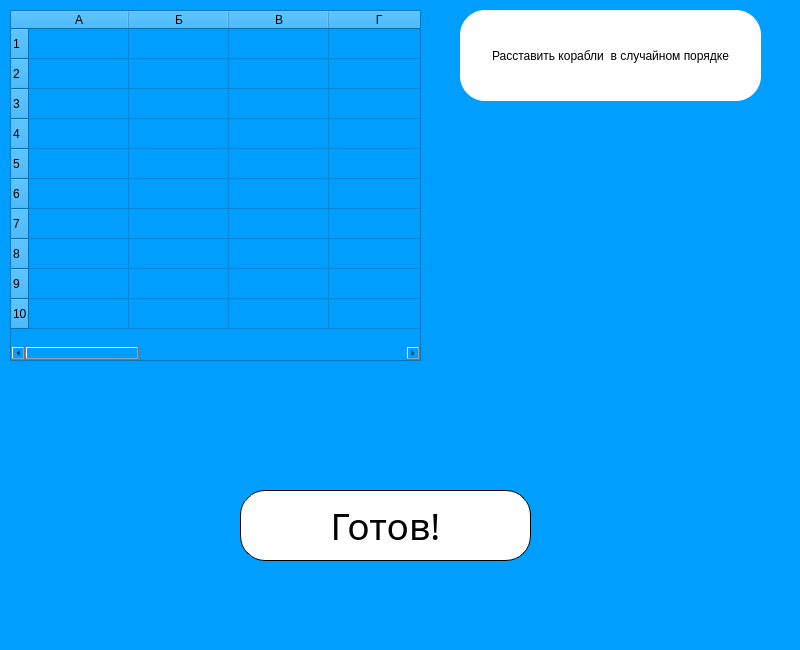
<?xml version="1.0" encoding="UTF-8"?>
<ui version="4.0">
 <class>MainWindow</class>
 <widget class="QMainWindow" name="MainWindow">
  <property name="geometry">
   <rect>
    <x>0</x>
    <y>0</y>
    <width>800</width>
    <height>650</height>
   </rect>
  </property>
  <property name="font">
   <font>
    <family>Ravie</family>
   </font>
  </property>
  <property name="windowTitle">
   <string>Battle Ships</string>
  </property>
  <property name="styleSheet">
   <string notr="true">background-color: #008bd0</string>
  </property>
  <widget class="QWidget" name="centralwidget">
   <widget class="QWidget" name="widget" native="true">
    <property name="geometry">
     <rect>
      <x>0</x>
      <y>0</y>
      <width>800</width>
      <height>650</height>
     </rect>
    </property>
    <widget class="QPushButton" name="PB_TG">
     <property name="geometry">
      <rect>
       <x>10</x>
       <y>20</y>
       <width>70</width>
       <height>70</height>
      </rect>
     </property>
     <property name="font">
      <font>
       <family>MS Sans Serif</family>
       <pointsize>52</pointsize>
       <bold>true</bold>
      </font>
     </property>
     <property name="styleSheet">
      <string notr="true">image: url(:/icon/icons/1-20-2048x2011.png);

background-color: rgb(255, 255, 255);
border-radius: 35px;</string>
     </property>
     <property name="text">
      <string/>
     </property>
     <property name="iconSize">
      <size>
       <width>32</width>
       <height>32</height>
      </size>
     </property>
    </widget>
    <widget class="QPushButton" name="PB_Rules">
     <property name="geometry">
      <rect>
       <x>200</x>
       <y>350</y>
       <width>400</width>
       <height>100</height>
      </rect>
     </property>
     <property name="font">
      <font>
       <family>MS Sans Serif</family>
       <pointsize>52</pointsize>
       <bold>true</bold>
      </font>
     </property>
     <property name="styleSheet">
      <string notr="true">

background-color: rgb(255, 255, 255);
border-radius: 25px;</string>
     </property>
     <property name="text">
      <string>Правила</string>
     </property>
     <property name="iconSize">
      <size>
       <width>32</width>
       <height>32</height>
      </size>
     </property>
    </widget>
    <widget class="QPushButton" name="PB_Play">
     <property name="geometry">
      <rect>
       <x>200</x>
       <y>200</y>
       <width>400</width>
       <height>100</height>
      </rect>
     </property>
     <property name="minimumSize">
      <size>
       <width>400</width>
       <height>0</height>
      </size>
     </property>
     <property name="maximumSize">
      <size>
       <width>400</width>
       <height>16777215</height>
      </size>
     </property>
     <property name="font">
      <font>
       <family>MS Sans Serif</family>
       <pointsize>52</pointsize>
       <bold>true</bold>
      </font>
     </property>
     <property name="styleSheet">
      <string notr="true">

background-color: rgb(255, 255, 255);
border-radius: 25px;</string>
     </property>
     <property name="text">
      <string>Играть</string>
     </property>
     <property name="iconSize">
      <size>
       <width>32</width>
       <height>32</height>
      </size>
     </property>
    </widget>
   </widget>
   <widget class="QWidget" name="widget_2" native="true">
    <property name="geometry">
     <rect>
      <x>0</x>
      <y>0</y>
      <width>800</width>
      <height>650</height>
     </rect>
    </property>
    <property name="font">
     <font>
      <family>Script</family>
     </font>
    </property>
    <property name="styleSheet">
     <string notr="true">background-color:#009eff;</string>
    </property>
    <widget class="QPushButton" name="Random_pos_ships">
     <property name="geometry">
      <rect>
       <x>460</x>
       <y>10</y>
       <width>301</width>
       <height>91</height>
      </rect>
     </property>
     <property name="font">
      <font>
       <family>MS Sans Serif</family>
       <pointsize>9</pointsize>
       <italic>false</italic>
       <bold>false</bold>
      </font>
     </property>
     <property name="styleSheet">
      <string notr="true">font: 9pt &quot;MS Sans Serif&quot;;
background-color: white;
border-radius: 25px;</string>
     </property>
     <property name="text">
      <string>Расставить корабли  в случайном порядке</string>
     </property>
    </widget>
    <widget class="QTableWidget" name="tableWidget">
     <property name="geometry">
      <rect>
       <x>10</x>
       <y>10</y>
       <width>411</width>
       <height>351</height>
      </rect>
     </property>
     <row/>
     <row/>
     <row/>
     <row/>
     <row/>
     <row/>
     <row/>
     <row/>
     <row/>
     <row/>
     <column>
      <property name="text">
       <string>А</string>
      </property>
     </column>
     <column>
      <property name="text">
       <string>Б</string>
      </property>
     </column>
     <column>
      <property name="text">
       <string>В</string>
      </property>
     </column>
     <column>
      <property name="text">
       <string>Г</string>
      </property>
     </column>
     <column>
      <property name="text">
       <string>Д</string>
      </property>
     </column>
     <column>
      <property name="text">
       <string>Е</string>
      </property>
     </column>
     <column>
      <property name="text">
       <string>Ж</string>
      </property>
     </column>
     <column>
      <property name="text">
       <string>З</string>
      </property>
     </column>
     <column>
      <property name="text">
       <string>И</string>
      </property>
     </column>
     <column>
      <property name="text">
       <string>К</string>
      </property>
     </column>
    </widget>
    <widget class="QLabel" name="Ship_1">
     <property name="geometry">
      <rect>
       <x>640</x>
       <y>170</y>
       <width>41</width>
       <height>41</height>
      </rect>
     </property>
     <property name="text">
      <string>&lt;html&gt;&lt;head/&gt;&lt;body&gt;&lt;p&gt;&lt;img src=&quot;:/ModelsShips/Models ships/ship1.png&quot;/&gt;&lt;/p&gt;&lt;/body&gt;&lt;/html&gt;</string>
     </property>
    </widget>
    <widget class="QLabel" name="Ship_3">
     <property name="geometry">
      <rect>
       <x>640</x>
       <y>250</y>
       <width>71</width>
       <height>51</height>
      </rect>
     </property>
     <property name="text">
      <string>&lt;html&gt;&lt;head/&gt;&lt;body&gt;&lt;p&gt;&lt;img src=&quot;:/ModelsShips/Models ships/ship3.png&quot;/&gt;&lt;/p&gt;&lt;/body&gt;&lt;/html&gt;</string>
     </property>
    </widget>
    <widget class="QLabel" name="Ship_4">
     <property name="geometry">
      <rect>
       <x>640</x>
       <y>300</y>
       <width>101</width>
       <height>41</height>
      </rect>
     </property>
     <property name="text">
      <string>&lt;html&gt;&lt;head/&gt;&lt;body&gt;&lt;p&gt;&lt;img src=&quot;:/ModelsShips/Models ships/ship4.png&quot;/&gt;&lt;/p&gt;&lt;/body&gt;&lt;/html&gt;</string>
     </property>
    </widget>
    <widget class="QLabel" name="Ship_2">
     <property name="geometry">
      <rect>
       <x>640</x>
       <y>210</y>
       <width>51</width>
       <height>31</height>
      </rect>
     </property>
     <property name="text">
      <string>&lt;html&gt;&lt;head/&gt;&lt;body&gt;&lt;p&gt;&lt;img src=&quot;:/ModelsShips/Models ships/ship2.png&quot;/&gt;&lt;/p&gt;&lt;/body&gt;&lt;/html&gt;</string>
     </property>
    </widget>
    <widget class="QPushButton" name="User_ready">
     <property name="geometry">
      <rect>
       <x>240</x>
       <y>490</y>
       <width>291</width>
       <height>71</height>
      </rect>
     </property>
     <property name="font">
      <font>
       <family>Bahnschrift SemiCondensed</family>
       <pointsize>28</pointsize>
       <italic>false</italic>
       <bold>false</bold>
       <underline>false</underline>
       <strikeout>false</strikeout>
      </font>
     </property>
     <property name="styleSheet">
      <string notr="true">background-color: white;
border: 1px solid black;
border-radius: 25px;</string>
     </property>
     <property name="text">
      <string>Готов!</string>
     </property>
    </widget>
   </widget>
  </widget>
 </widget>
 <resources>
  <include location="res_rc.qrc"/>
 </resources>
 <connections/>
</ui>
